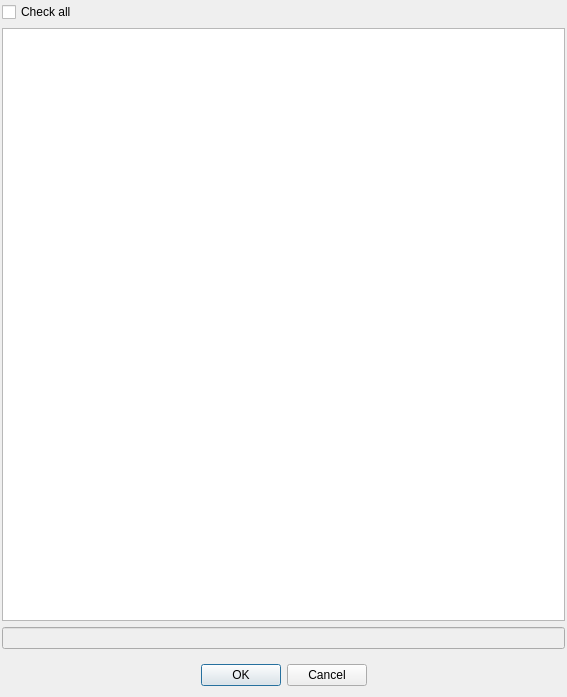
<?xml version="1.0" encoding="UTF-8"?>
<ui version="4.0">
 <class>DX_DlgCache</class>
 <widget class="QDialog" name="DX_DlgCache">
  <property name="geometry">
   <rect>
    <x>0</x>
    <y>0</y>
    <width>567</width>
    <height>697</height>
   </rect>
  </property>
  <property name="windowTitle">
   <string>Filter</string>
  </property>
  <layout class="QVBoxLayout" name="verticalLayout">
   <property name="leftMargin">
    <number>2</number>
   </property>
   <property name="topMargin">
    <number>2</number>
   </property>
   <property name="rightMargin">
    <number>2</number>
   </property>
   <property name="bottomMargin">
    <number>2</number>
   </property>
   <item>
    <widget class="QCheckBox" name="checkBox">
     <property name="text">
      <string>Check all</string>
     </property>
    </widget>
   </item>
   <item>
    <widget class="QListWidget" name="listWidget">
     <property name="editTriggers">
      <set>QAbstractItemView::NoEditTriggers</set>
     </property>
    </widget>
   </item>
   <item>
    <widget class="QLineEdit" name="lineEdit">
     <property name="enabled">
      <bool>false</bool>
     </property>
    </widget>
   </item>
   <item>
    <widget class="QWidget" name="widget" native="true">
     <layout class="QHBoxLayout" name="horizontalLayout">
      <item>
       <spacer name="horizontalSpacer">
        <property name="orientation">
         <enum>Qt::Horizontal</enum>
        </property>
        <property name="sizeHint" stdset="0">
         <size>
          <width>102</width>
          <height>20</height>
         </size>
        </property>
       </spacer>
      </item>
      <item>
       <widget class="QPushButton" name="pushButton">
        <property name="text">
         <string>OK</string>
        </property>
       </widget>
      </item>
      <item>
       <widget class="QPushButton" name="pushButton_2">
        <property name="text">
         <string>Cancel</string>
        </property>
       </widget>
      </item>
      <item>
       <spacer name="horizontalSpacer_2">
        <property name="orientation">
         <enum>Qt::Horizontal</enum>
        </property>
        <property name="sizeHint" stdset="0">
         <size>
          <width>102</width>
          <height>20</height>
         </size>
        </property>
       </spacer>
      </item>
     </layout>
    </widget>
   </item>
  </layout>
 </widget>
 <resources/>
 <connections/>
</ui>
